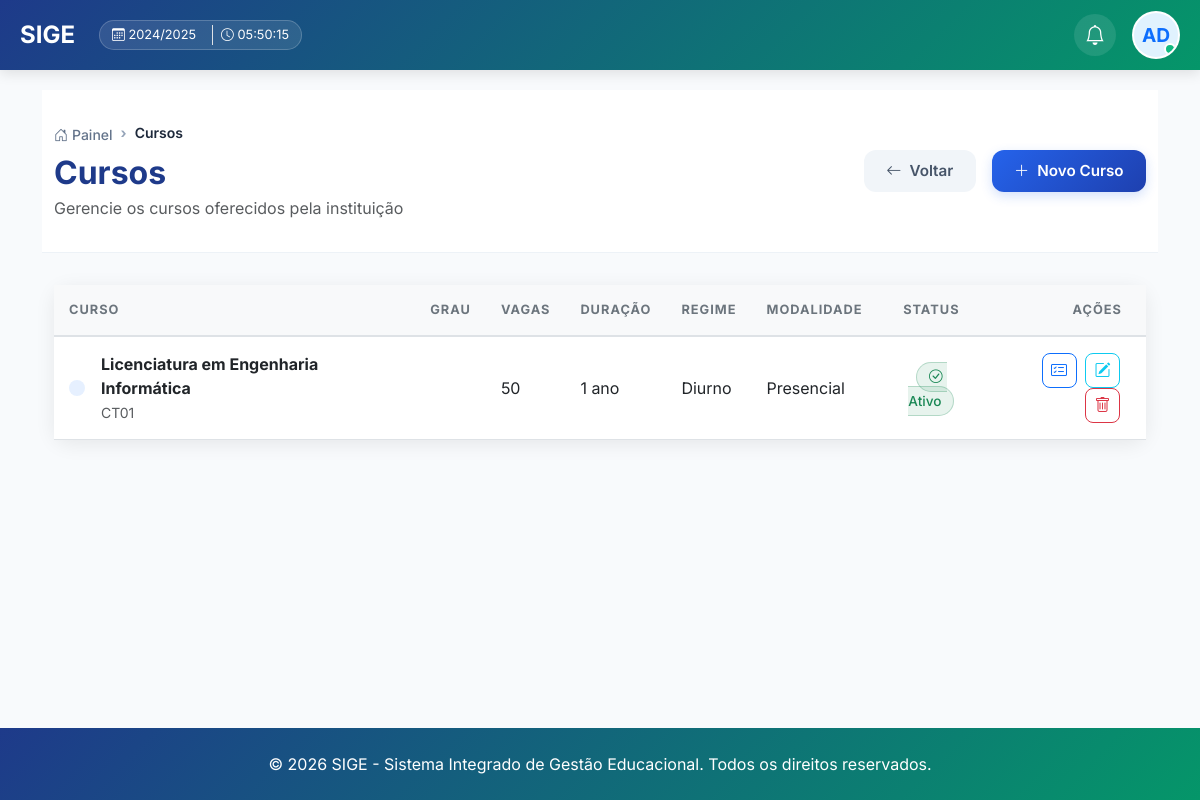
Before: /cursos/ (signed in) with the older database file.
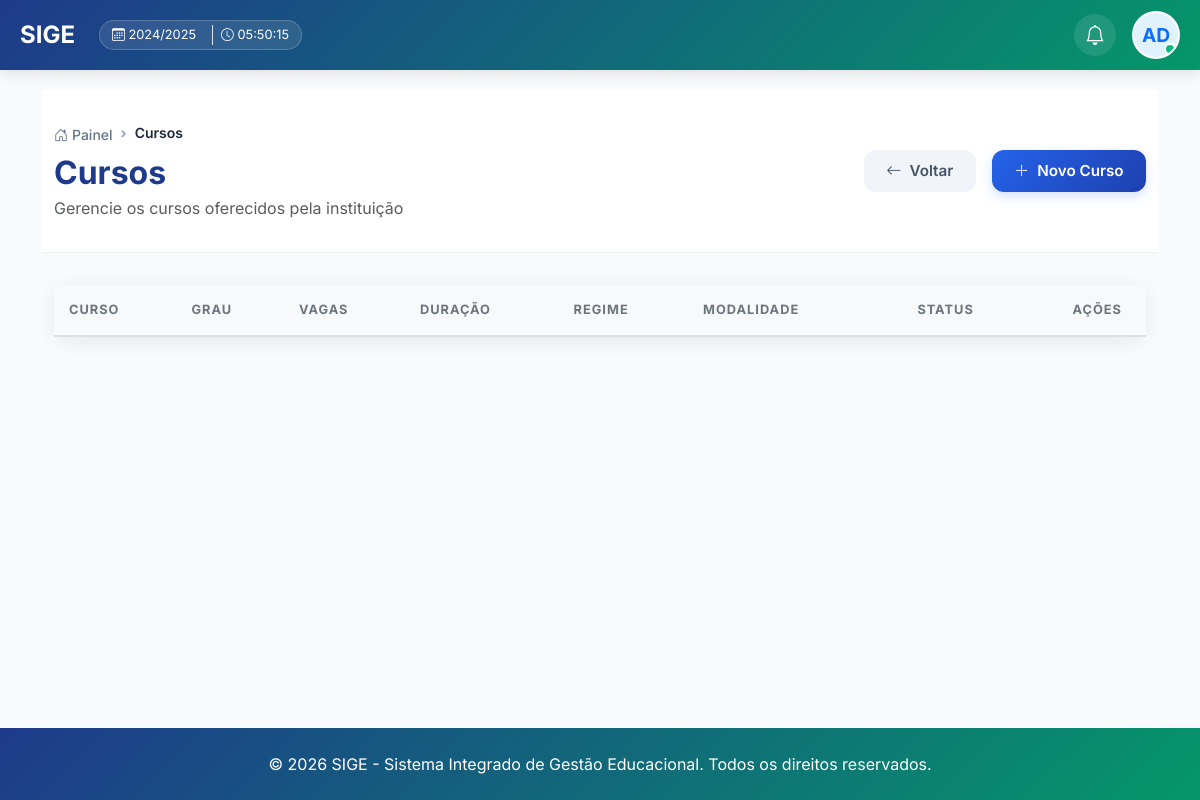
After: the same page with the newer database file.
### core/models.py (models this page shows, shortened)
class Curso(models.Model):
    REGIME_CHOICES = [
        ('diurno', 'Diurno'),
        ('pos-laboral', 'Pós-Laboral'),
    ]
    MODALIDADE_CHOICES = [
        ('presencial', 'Presencial'),
        ('semipresencial', 'Semipresencial'),
        ('ead', 'EAD'),
    ]
    DURACAO_CHOICES = [
        (3, '3 meses'),
        (6, '6 meses'),
        (12, '1 ano'),
        (24, '2 anos'),
        (36, '3 anos'),
        (48, '4 anos'),
        (60, '5 anos'),
    ]
    codigo = models.CharField(max_length=50, unique=True, default="CURSO", verbose_name="Código do Curso")
    nome = models.CharField(max_length=200, verbose_name="Nome do Curso")
    grau = models.ForeignKey(NivelAcademico, on_delete=models.CASCADE, related_name='cursos', verbose_name="Grau Académico")
    regime = models.CharField(max_length=20, choices=REGIME_CHOICES, default='diurno', verbose_name="Regime")
    modalidade = models.CharField(max_length=20, choices=MODALIDADE_CHOICES, default='presencial', verbose_name="Modalidade")
    descricao = models.TextField(blank=True, verbose_name="Descrição")
    vagas = models.PositiveIntegerField(verbose_name="Número de Vagas")
    duracao_meses = models.PositiveIntegerField(
        choices=DURACAO_CHOICES,
        default=12,
        verbose_name="Duração"
    )
    nota_minima = models.DecimalField(
        max_digits=4,
        decimal_places=2,
        default=10.00,
        validators=[MinValueValidator(10.00), MaxValueValidator(20.00)],
        verbose_name="Nota Mínima para Aprovação"
    )
    requer_prerequisitos = models.BooleanField(default=False, verbose_name="Requer Pré-requisitos")
    ativo = models.BooleanField(default=True, verbose_name="Ativo")
    data_criacao = models.DateTimeField(auto_now_add=True)
    data_atualizacao = models.DateTimeField(auto_now=True)
    class Meta:
        verbose_name = "Curso"
        verbose_name_plural = "Cursos"
        ordering = ['nome']

### core/views.py (the view)
# urls.py: path('cursos/', views.cursos_lista, name='cursos_lista'),
@login_required
def cursos_lista(request):
    cursos = Curso.objects.all().order_by('-ativo', 'nome')
    niveis = NivelAcademico.objects.all()
    print(f"DEBUG: Níveis carregados na view cursos_lista: {[n.nome for n in niveis]}")
    return render(request, 'core/listar_cursos.html', {'cursos': cursos, 'niveis': niveis})

### core/context_processors.py (called while the page is built)
def subscricao_context(request):
    if not request.user.is_authenticated:
        return {}
    subscricao = Subscricao.objects.filter(estado__in=['ativo', 'teste']).first()
    return {'subscricao': subscricao}

def global_academic_context(request):
    config = ConfiguracaoEscola.objects.first()
    context = {
        'config': config
    }
    if request.user.is_authenticated:
        ano_atual = AnoAcademico.objects.filter(ano_atual=True).first()
        semestre_atual = None
        if ano_atual:
            semestre_atual = ano_atual.semestres.filter(ativo=True).first()
        perfil = PerfilUsuario.objects.filter(user=request.user).first()
        context.update({
            'ano_atual': ano_atual,
            'semestre_atual': semestre_atual,
            'user_perfil': perfil
        })
    return context

### core/models.py (called while the page is built)
    def __str__(self):
        return self.codigo

    def __str__(self):
        return self.nome

### core/templates/core/listar_cursos.html (shortened to what the changed rows need)
{% extends 'core/base.html' %}
{% block content %}
<div class="page-header">
    <div class="container">
        <div class="d-flex justify-content-between align-items-center">
            <div>
                <h2 class="fw-bold mb-1" style="color: #1e3a8a;">Cursos</h2>
            </div>
        </div>
    </div>
</div>
<div class="container pb-5">
    <div class="tab-content" id="managementTabsContent">
        <div class="card academic-card">
            <div class="card-body p-0">
                <div class="table-responsive">
                    <table class="table table-modern mb-0">
                        <thead>
                            <tr>
                                <th>Curso</th>
                                <th>Grau</th>
                                <th>Vagas</th>
                                <th>Duração</th>
                                <th>Regime</th>
                                <th>Modalidade</th>
                                <th class="text-center">Status</th>
                                <th class="text-end pe-4">Ações</th>
                            </tr>
                        </thead>
                        <tbody>
                            {% for curso in cursos %}
                            <tr>
                                <td>
                                    <div class="d-flex align-items-center">
                                        <div class="bg-primary bg-opacity-10 p-2 rounded-3 me-3">
                                        </div>
                                        <div>
                                            <span class="fw-bold text-dark d-block">{{ curso.nome }}</span>
                                            <small class="text-muted">{{ curso.codigo }}</small>
                                        </div>
                                    </div>
                                </td>
                                <td>{{ curso.get_grau_display|default:'' }}</td>
                                <td>{{ curso.vagas }}</td>
                                <td>{{ curso.get_duracao_meses_display }}</td>
                                <td>{{ curso.get_regime_display|default:'' }}</td>
                                <td>{{ curso.get_modalidade_display|default:'' }}</td>
                                <td class="text-center">
                                    <button class="btn btn-link p-0 text-decoration-none btn-toggle-curso" data-curso-id="{{ curso.id }}">
                                        {% if curso.ativo %}
                                        <span class="status-badge bg-success bg-opacity-10 text-success border border-success border-opacity-25">
                                            <i class="bi bi-check-circle me-1"></i>Ativo
                                        </span>
                                        {% else %}
                                        <span class="status-badge bg-secondary bg-opacity-10 text-secondary border border-secondary border-opacity-25">
                                            <i class="bi bi-circle me-1"></i>Inativo
                                        </span>
                                        {% endif %}
                                    </button>
                                </td>
                                <td class="text-end pe-4">
                                    <a href="{% url 'grelha_curricular' %}" class="btn-action btn btn-outline-primary" title="Ver Plano Curricular">
                                        <i class="bi bi-card-checklist"></i>
                                    </a>
                                    <button class="btn-action btn btn-outline-info btn-editar-curso"
                                            data-curso-id="{{ curso.id }}"
                                            data-curso-codigo="{{ curso.codigo }}"
                                            data-curso-nome="{{ curso.nome }}"
                                            data-curso-vagas="{{ curso.vagas }}"
                                            data-curso-duracao="{{ curso.duracao_meses }}"
                                            data-curso-nota="{{ curso.nota_minima }}"
                                            data-curso-grau="{{ curso.grau }}"
                                            data-curso-regime="{{ curso.regime }}"
                                            data-curso-modalidade="{{ curso.modalidade }}"
                                            data-curso-requer="{{ curso.requer_prerequisitos|yesno:'True,False' }}"
                                            data-bs-toggle="modal" data-bs-target="#modalEditarCurso">
                                        <i class="bi bi-pencil-square"></i>
                                    </button>
                                    <button type="button" class="btn-action btn btn-outline-danger"
                                            onclick="openDeleteModal('{{ curso.id }}', '{{ curso.nome }}')">
                                        <i class="bi bi-trash"></i>
                                    </button>
                                </td>
                            </tr>
                            {% endfor %}
                        </tbody>
                    </table>
                </div>
            </div>
        </div>
    </div>
</div>
{% endblock %}

Changed rows visible on the page:
removed Curso: nome "Licenciatura em Engenharia Informática", codigo "CT01", vagas "50", duracao_meses "1 ano", regime "Diurno", modalidade "Presencial", ativo True (drawn)
